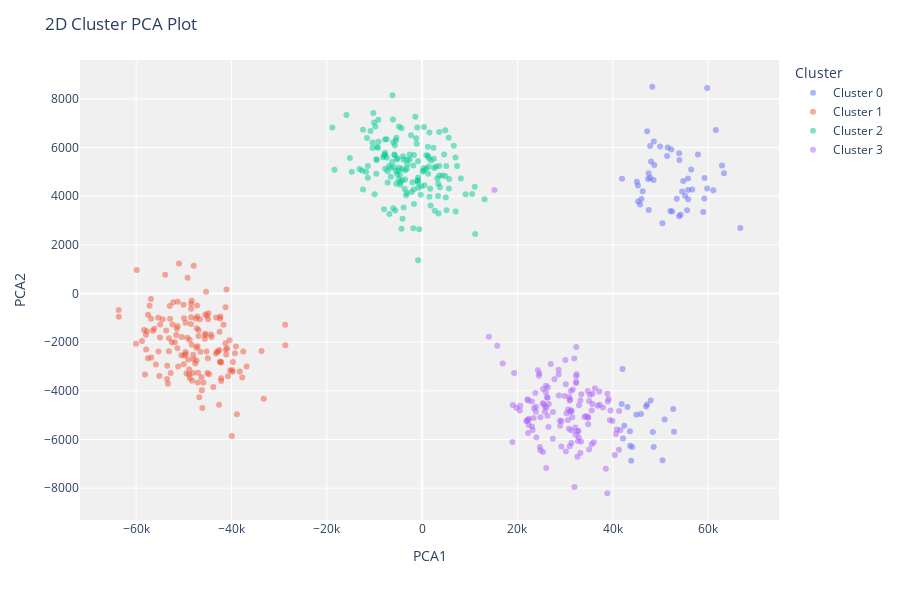
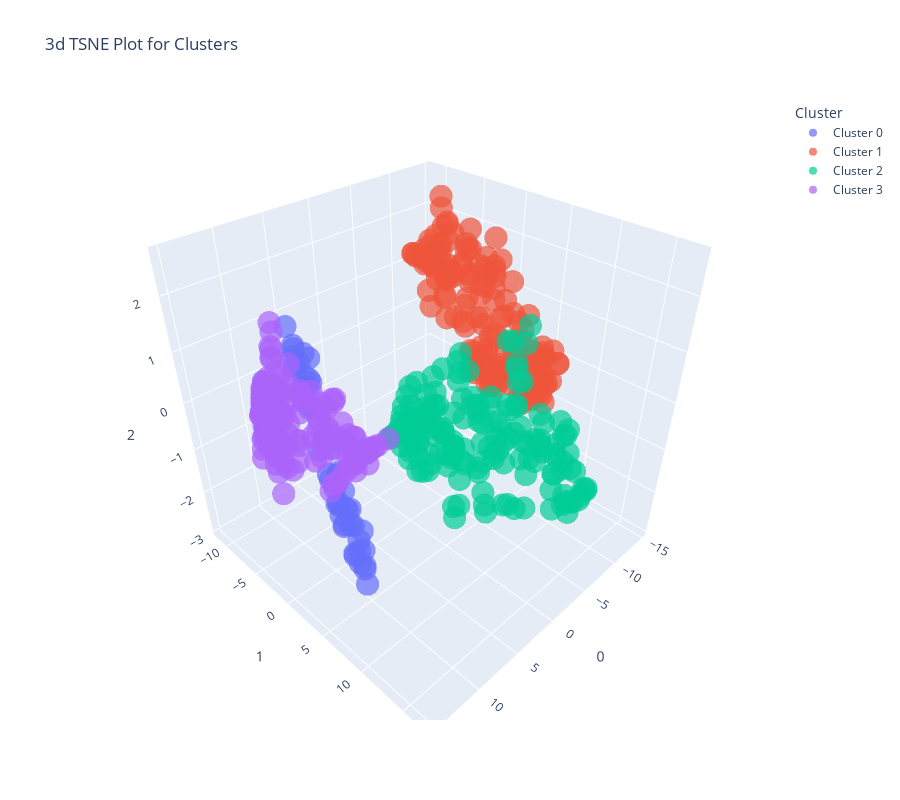
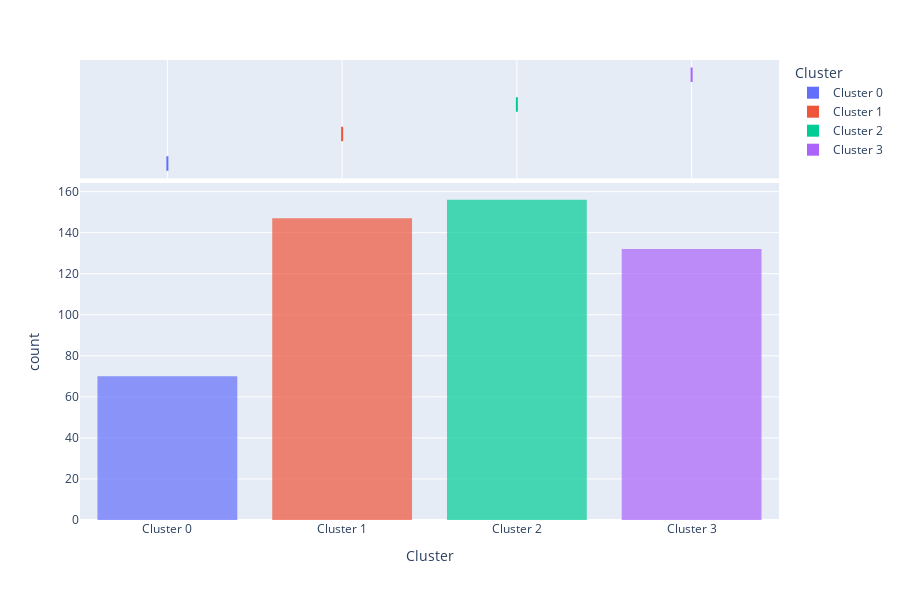
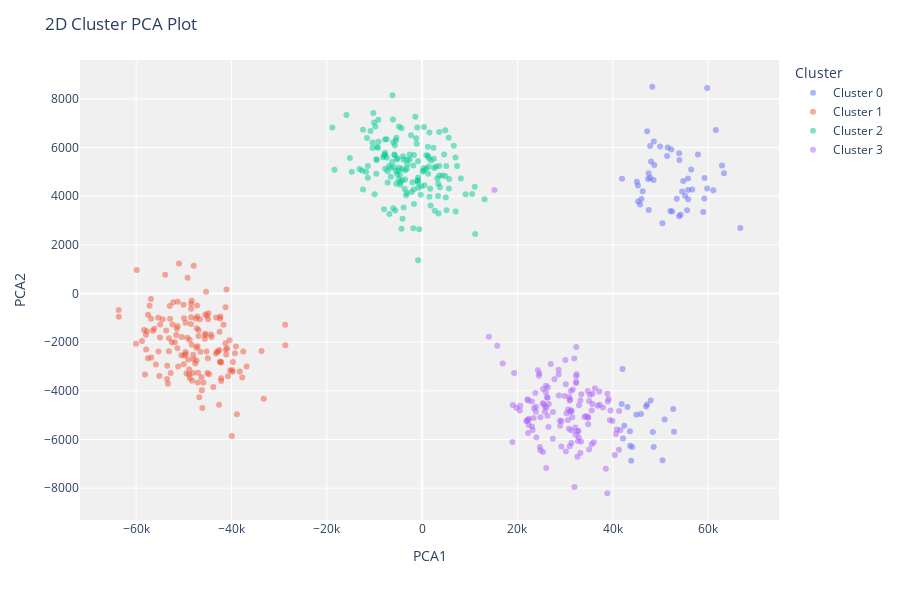

The notebook cell saved with these charts, in order:
### Code cell
evaluate_model(kmeans)

### Figure 1 — Plotly figure (JSON) as saved in the notebook; plotly's stock layout.template omitted (floating-point values rounded to 4 significant figures; data arrays with more than 128 entries replaced by an {"elided": "..."} marker saying what was removed)
{"data": [{"customdata": [[26], [28], [20], [17], [24], [24], [29], [17], [27], [93], [28], [17], [28], [23], [28], [23], [18], [29], [23], [27], [24], [25], [25], [34], [86], [87], [82], [24], [20], [82], [22], [25], [28], [21], [88], [26], [21], [27], [23], [31], [24], [77], [86], [91], [83], [24], [26], [88], [22], [84], [18], [90], [89], [22], [30], [17], [26], [26], [28], [29], [83], [90], [24], [25], [85], [20], [25], [25], [29], [92]], "hovertemplate": "Cluster=Cluster 0<br>PCA1=%{x}<br>PCA2=%{y}<br>Feature=%{customdata[0]}<extra></extra>", "legendgroup": "Cluster 0", "marker": {"color": "#636efa", "opacity": 0.5, "symbol": "circle"}, "mode": "markers", "name": "Cluster 0", "orientation": "v", "showlegend": true, "textposition": "top center", "type": "scatter", "x": [51530.0, 48280.0, 47420.0, 61090.0, 45280.0, 53980.0, 47210.0, 59800.0, 47520.0, 50870.0, 46000.0, 48700.0, 52470.0, 51400.0, 48030.0, 54780.0, 48550.0, 43600.0, 63320.0, 46270.0, 61620.0, 62910.0, 55780.0, 44070.0, 52680.0, 41860.0, 50430.0, 52260.0, 54230.0, 45920.0, 45300.0, 45730.0, 41930.0, 54540.0, 47960.0, 50400.0, 48600.0, 49920.0, 45050.0, 47840.0, 55800.0, 52840.0, 48580.0, 43080.0, 43630.0, 59240.0, 52090.0, 44950.0, 58980.0, 46990.0, 55590.0, 48410.0, 43860.0, 57860.0, 47550.0, 59800.0, 56650.0, 47840.0, 53920.0, 66750.0, 42160.0, 42050.0, 59200.0, 53420.0, 42410.0, 53900.0, 55810.0, 55170.0, 56450.0, 47180.0], "xaxis": "x", "y": [6007.0, 8500.0, 4709.0, 4244.0, 4437.0, 5488.0, 6674.0, 8450.0, 4942.0, -5178.0, 3884.0, 5282.0, 3372.0, 5657.0, 5422.0, 4630.0, 4668.0, -5657.0, 4946.0, 4207.0, 6726.0, 5261.0, 4732.0, -6308.0, -4749.0, -4543.0, -6854.0, 5916.0, 3238.0, -4954.0, 3778.0, 3658.0, 4718.0, 4194.0, -4397.0, 2891.0, 6250.0, 6049.0, 4591.0, 6060.0, 4253.0, -5678.0, -6305.0, -4661.0, -6255.0, 4745.0, 3388.0, -4986.0, 3351.0, -4647.0, 3427.0, -5694.0, -6877.0, 5718.0, 3438.0, 4316.0, 4271.0, 4758.0, 5766.0, 2693.0, -5954.0, -3106.0, 3904.0, 3894.0, -5432.0, 3177.0, 3879.0, 4017.0, 5101.0, -4558.0], "yaxis": "y"}, {"customdata": {"elided": "147x1 int values"}, "hovertemplate": "Cluster=Cluster 1<br>PCA1=%{x}<br>PCA2=%{y}<br>Feature=%{customdata[0]}<extra></extra>", "legendgroup": "Cluster 1", "marker": {"color": "#EF553B", "opacity": 0.5, "symbol": "circle"}, "mode": "markers", "name": "Cluster 1", "orientation": "v", "showlegend": true, "textposition": "top center", "type": "scatter", "x": {"elided": "147 float values"}, "xaxis": "x", "y": {"elided": "147 float values"}, "yaxis": "y"}, {"customdata": {"elided": "156x1 int values"}, "hovertemplate": "Cluster=Cluster 2<br>PCA1=%{x}<br>PCA2=%{y}<br>Feature=%{customdata[0]}<extra></extra>", "legendgroup": "Cluster 2", "marker": {"color": "#00cc96", "opacity": 0.5, "symbol": "circle"}, "mode": "markers", "name": "Cluster 2", "orientation": "v", "showlegend": true, "textposition": "top center", "type": "scatter", "x": {"elided": "156 float values"}, "xaxis": "x", "y": {"elided": "156 float values"}, "yaxis": "y"}, {"customdata": {"elided": "132x1 int values"}, "hovertemplate": "Cluster=Cluster 3<br>PCA1=%{x}<br>PCA2=%{y}<br>Feature=%{customdata[0]}<extra></extra>", "legendgroup": "Cluster 3", "marker": {"color": "#ab63fa", "opacity": 0.5, "symbol": "circle"}, "mode": "markers", "name": "Cluster 3", "orientation": "v", "showlegend": true, "textposition": "top center", "type": "scatter", "x": {"elided": "132 float values"}, "xaxis": "x", "y": {"elided": "132 float values"}, "yaxis": "y"}], "layout": {"height": 600, "legend": {"title": {"text": "Cluster"}, "tracegroupgap": 0}, "margin": {"t": 60}, "plot_bgcolor": "rgb(240,240,240)", "title": {"text": "2D Cluster PCA Plot"}, "xaxis": {"anchor": "y", "domain": [0, 1], "title": {"text": "PCA1"}}, "yaxis": {"anchor": "x", "domain": [0, 1], "title": {"text": "PCA2"}}}}

### Figure 2 — Plotly figure (JSON) as saved in the notebook; plotly's stock layout.template omitted (floating-point values rounded to 4 significant figures; data arrays with more than 128 entries replaced by an {"elided": "..."} marker saying what was removed)
{"data": [{"customdata": [[26], [28], [20], [17], [24], [24], [29], [17], [27], [93], [28], [17], [28], [23], [28], [23], [18], [29], [23], [27], [24], [25], [25], [34], [86], [87], [82], [24], [20], [82], [22], [25], [28], [21], [88], [26], [21], [27], [23], [31], [24], [77], [86], [91], [83], [24], [26], [88], [22], [84], [18], [90], [89], [22], [30], [17], [26], [26], [28], [29], [83], [90], [24], [25], [85], [20], [25], [25], [29], [92]], "hovertemplate": "Cluster=Cluster 0<br>0=%{x}<br>1=%{y}<br>2=%{z}<br>Feature=%{customdata[0]}<extra></extra>", "legendgroup": "Cluster 0", "marker": {"color": "#636efa", "opacity": 0.7, "symbol": "circle"}, "mode": "markers", "name": "Cluster 0", "scene": "scene", "showlegend": true, "type": "scatter3d", "x": [14.08, 14.48, 14.82, 13.29, 14.75, 13.72, 14.53, 13.12, 14.84, 14.67, 14.76, 14.55, 13.89, 14.09, 14.19, 13.41, 14.39, 14.13, 13.08, 14.43, 13.1, 13.08, 13.71, 14.36, 14.72, 13.67, 14.67, 13.98, 13.57, 14.39, 14.74, 14.7, 14.89, 13.94, 14.54, 14.17, 14.35, 14.29, 14.76, 14.71, 13.25, 14.72, 14.6, 13.94, 14.34, 13.04, 13.95, 14.26, 13.34, 14.48, 13.52, 14.58, 14.43, 13.5, 14.51, 13.04, 13.25, 14.23, 13.76, 13.01, 13.97, 13.55, 13.52, 13.81, 14.15, 13.74, 13.75, 13.89, 13.37, 14.49], "y": [5.883, 5.468, 4.586, 7.794, 4.178, 6.555, 4.948, 8.11, 4.691, 0.2963, 4.105, 5.016, 5.709, 5.793, 4.814, 6.564, 4.758, -1.657, 8.082, 4.205, 8.126, 8.078, 6.994, -1.537, 0.5488, -2.296, 0.2076, 6.094, 6.099, -0.8754, 4.005, 4.01, 3.742, 6.511, -0.2918, 5.047, 5.206, 5.465, 4.169, 5.035, 6.696, 0.5261, -0.1569, -1.812, -1.718, 7.503, 5.617, -1.173, 7.251, -0.559, 6.472, -0.195, -1.648, 7.535, 4.251, 7.502, 6.866, 4.582, 6.584, 8.16, -2.212, -2.174, 7.47, 6.056, -2.201, 6.035, 6.702, 6.63, 7.128, -0.5028], "z": [1.037, 2.277, 1.714, -1.272, 2.331, 0.3925, 2.306, -0.5709, 1.76, 0.5035, 1.987, 1.51, 0.2194, 1.003, 1.877, 0.05041, 1.415, 0.5438, -1.389, 2.093, -0.9751, -1.314, -0.2011, 0.4223, 0.4777, 0.8054, 0.4895, 0.8329, -0.2677, 0.6137, 2.194, 2.051, 2.629, -0.116, 0.5879, 0.7069, 1.869, 1.46, 2.38, 1.987, -0.3284, 0.4748, 0.5112, 0.8124, 0.4042, -0.8575, 0.3158, 0.6741, -1.178, 0.5986, -0.6125, 0.5322, 0.2611, -0.4936, 1.512, -1.073, -0.5912, 1.728, 0.4437, -1.726, 0.2558, 1.14, -1.077, 0.091, 0.6571, -0.2204, -0.5882, -0.3511, -0.2318, 0.5993]}, {"customdata": {"elided": "147x1 int values"}, "hovertemplate": "Cluster=Cluster 1<br>0=%{x}<br>1=%{y}<br>2=%{z}<br>Feature=%{customdata[0]}<extra></extra>", "legendgroup": "Cluster 1", "marker": {"color": "#EF553B", "opacity": 0.7, "symbol": "circle"}, "mode": "markers", "name": "Cluster 1", "scene": "scene", "showlegend": true, "type": "scatter3d", "x": {"elided": "147 float values"}, "y": {"elided": "147 float values"}, "z": {"elided": "147 float values"}}, {"customdata": {"elided": "156x1 int values"}, "hovertemplate": "Cluster=Cluster 2<br>0=%{x}<br>1=%{y}<br>2=%{z}<br>Feature=%{customdata[0]}<extra></extra>", "legendgroup": "Cluster 2", "marker": {"color": "#00cc96", "opacity": 0.7, "symbol": "circle"}, "mode": "markers", "name": "Cluster 2", "scene": "scene", "showlegend": true, "type": "scatter3d", "x": {"elided": "156 float values"}, "y": {"elided": "156 float values"}, "z": {"elided": "156 float values"}}, {"customdata": {"elided": "132x1 int values"}, "hovertemplate": "Cluster=Cluster 3<br>0=%{x}<br>1=%{y}<br>2=%{z}<br>Feature=%{customdata[0]}<extra></extra>", "legendgroup": "Cluster 3", "marker": {"color": "#ab63fa", "opacity": 0.7, "symbol": "circle"}, "mode": "markers", "name": "Cluster 3", "scene": "scene", "showlegend": true, "type": "scatter3d", "x": {"elided": "132 float values"}, "y": {"elided": "132 float values"}, "z": {"elided": "132 float values"}}], "layout": {"height": 800, "legend": {"title": {"text": "Cluster"}, "tracegroupgap": 0}, "scene": {"domain": {"x": [0, 1], "y": [0, 1]}, "xaxis": {"title": {"text": "0"}}, "yaxis": {"title": {"text": "1"}}, "zaxis": {"title": {"text": "2"}}}, "title": {"text": "3d TSNE Plot for Clusters"}, "width": 900}}

### Figure 3 — Plotly figure (JSON) as saved in the notebook; plotly's stock layout.template omitted (floating-point values rounded to 4 significant figures; data arrays with more than 128 entries replaced by an {"elided": "..."} marker saying what was removed)
{"data": [{"alignmentgroup": "True", "bingroup": "x", "hovertemplate": "Cluster=%{x}<br>count=%{y}<extra></extra>", "legendgroup": "Cluster 0", "marker": {"color": "#636efa", "opacity": 0.7, "pattern": {"shape": ""}}, "name": "Cluster 0", "offsetgroup": "Cluster 0", "orientation": "v", "showlegend": true, "type": "histogram", "x": ["Cluster 0", "Cluster 0", "Cluster 0", "Cluster 0", "Cluster 0", "Cluster 0", "Cluster 0", "Cluster 0", "Cluster 0", "Cluster 0", "Cluster 0", "Cluster 0", "Cluster 0", "Cluster 0", "Cluster 0", "Cluster 0", "Cluster 0", "Cluster 0", "Cluster 0", "Cluster 0", "Cluster 0", "Cluster 0", "Cluster 0", "Cluster 0", "Cluster 0", "Cluster 0", "Cluster 0", "Cluster 0", "Cluster 0", "Cluster 0", "Cluster 0", "Cluster 0", "Cluster 0", "Cluster 0", "Cluster 0", "Cluster 0", "Cluster 0", "Cluster 0", "Cluster 0", "Cluster 0", "Cluster 0", "Cluster 0", "Cluster 0", "Cluster 0", "Cluster 0", "Cluster 0", "Cluster 0", "Cluster 0", "Cluster 0", "Cluster 0", "Cluster 0", "Cluster 0", "Cluster 0", "Cluster 0", "Cluster 0", "Cluster 0", "Cluster 0", "Cluster 0", "Cluster 0", "Cluster 0", "Cluster 0", "Cluster 0", "Cluster 0", "Cluster 0", "Cluster 0", "Cluster 0", "Cluster 0", "Cluster 0", "Cluster 0", "Cluster 0"], "xaxis": "x", "yaxis": "y"}, {"alignmentgroup": "True", "customdata": {"elided": "70x4 float values"}, "hovertemplate": "Cluster=%{x}<br>Age=%{customdata[0]}<br>Income=%{customdata[1]}<br>SpendingScore=%{customdata[2]}<br>Savings=%{customdata[3]}<extra></extra>", "legendgroup": "Cluster 0", "marker": {"color": "#636efa"}, "name": "Cluster 0", "notched": true, "offsetgroup": "Cluster 0", "showlegend": false, "type": "box", "x": ["Cluster 0", "Cluster 0", "Cluster 0", "Cluster 0", "Cluster 0", "Cluster 0", "Cluster 0", "Cluster 0", "Cluster 0", "Cluster 0", "Cluster 0", "Cluster 0", "Cluster 0", "Cluster 0", "Cluster 0", "Cluster 0", "Cluster 0", "Cluster 0", "Cluster 0", "Cluster 0", "Cluster 0", "Cluster 0", "Cluster 0", "Cluster 0", "Cluster 0", "Cluster 0", "Cluster 0", "Cluster 0", "Cluster 0", "Cluster 0", "Cluster 0", "Cluster 0", "Cluster 0", "Cluster 0", "Cluster 0", "Cluster 0", "Cluster 0", "Cluster 0", "Cluster 0", "Cluster 0", "Cluster 0", "Cluster 0", "Cluster 0", "Cluster 0", "Cluster 0", "Cluster 0", "Cluster 0", "Cluster 0", "Cluster 0", "Cluster 0", "Cluster 0", "Cluster 0", "Cluster 0", "Cluster 0", "Cluster 0", "Cluster 0", "Cluster 0", "Cluster 0", "Cluster 0", "Cluster 0", "Cluster 0", "Cluster 0", "Cluster 0", "Cluster 0", "Cluster 0", "Cluster 0", "Cluster 0", "Cluster 0", "Cluster 0", "Cluster 0"], "xaxis": "x2", "yaxis": "y2"}, {"alignmentgroup": "True", "bingroup": "x", "hovertemplate": "Cluster=%{x}<br>count=%{y}<extra></extra>", "legendgroup": "Cluster 1", "marker": {"color": "#EF553B", "opacity": 0.7, "pattern": {"shape": ""}}, "name": "Cluster 1", "offsetgroup": "Cluster 1", "orientation": "v", "showlegend": true, "type": "histogram", "x": {"elided": "147 str values"}, "xaxis": "x", "yaxis": "y"}, {"alignmentgroup": "True", "customdata": {"elided": "147x4 float values"}, "hovertemplate": "Cluster=%{x}<br>Age=%{customdata[0]}<br>Income=%{customdata[1]}<br>SpendingScore=%{customdata[2]}<br>Savings=%{customdata[3]}<extra></extra>", "legendgroup": "Cluster 1", "marker": {"color": "#EF553B"}, "name": "Cluster 1", "notched": true, "offsetgroup": "Cluster 1", "showlegend": false, "type": "box", "x": {"elided": "147 str values"}, "xaxis": "x2", "yaxis": "y2"}, {"alignmentgroup": "True", "bingroup": "x", "hovertemplate": "Cluster=%{x}<br>count=%{y}<extra></extra>", "legendgroup": "Cluster 2", "marker": {"color": "#00cc96", "opacity": 0.7, "pattern": {"shape": ""}}, "name": "Cluster 2", "offsetgroup": "Cluster 2", "orientation": "v", "showlegend": true, "type": "histogram", "x": {"elided": "156 str values"}, "xaxis": "x", "yaxis": "y"}, {"alignmentgroup": "True", "customdata": {"elided": "156x4 float values"}, "hovertemplate": "Cluster=%{x}<br>Age=%{customdata[0]}<br>Income=%{customdata[1]}<br>SpendingScore=%{customdata[2]}<br>Savings=%{customdata[3]}<extra></extra>", "legendgroup": "Cluster 2", "marker": {"color": "#00cc96"}, "name": "Cluster 2", "notched": true, "offsetgroup": "Cluster 2", "showlegend": false, "type": "box", "x": {"elided": "156 str values"}, "xaxis": "x2", "yaxis": "y2"}, {"alignmentgroup": "True", "bingroup": "x", "hovertemplate": "Cluster=%{x}<br>count=%{y}<extra></extra>", "legendgroup": "Cluster 3", "marker": {"color": "#ab63fa", "opacity": 0.7, "pattern": {"shape": ""}}, "name": "Cluster 3", "offsetgroup": "Cluster 3", "orientation": "v", "showlegend": true, "type": "histogram", "x": {"elided": "132 str values"}, "xaxis": "x", "yaxis": "y"}, {"alignmentgroup": "True", "customdata": {"elided": "132x4 float values"}, "hovertemplate": "Cluster=%{x}<br>Age=%{customdata[0]}<br>Income=%{customdata[1]}<br>SpendingScore=%{customdata[2]}<br>Savings=%{customdata[3]}<extra></extra>", "legendgroup": "Cluster 3", "marker": {"color": "#ab63fa"}, "name": "Cluster 3", "notched": true, "offsetgroup": "Cluster 3", "showlegend": false, "type": "box", "x": {"elided": "132 str values"}, "xaxis": "x2", "yaxis": "y2"}], "layout": {"barmode": "relative", "height": 600, "legend": {"title": {"text": "Cluster"}, "tracegroupgap": 0}, "margin": {"t": 60}, "xaxis": {"anchor": "y", "categoryarray": ["Cluster 0", "Cluster 1", "Cluster 2", "Cluster 3"], "categoryorder": "array", "domain": [0, 1], "title": {"text": "Cluster"}}, "xaxis2": {"anchor": "y2", "domain": [0, 1], "matches": "x", "showgrid": true, "showticklabels": false}, "yaxis": {"anchor": "x", "domain": [0, 0.7326], "title": {"text": "count"}}, "yaxis2": {"anchor": "x2", "domain": [0.7426, 1], "matches": "y2", "showgrid": false, "showline": false, "showticklabels": false, "ticks": ""}}}

### Figure 4 — Plotly figure (JSON) as saved in the notebook; plotly's stock layout.template omitted (floating-point values rounded to 4 significant figures; data arrays with more than 128 entries replaced by an {"elided": "..."} marker saying what was removed)
{"data": [{"customdata": [[26], [28], [20], [17], [24], [24], [29], [17], [27], [93], [28], [17], [28], [23], [28], [23], [18], [29], [23], [27], [24], [25], [25], [34], [86], [87], [82], [24], [20], [82], [22], [25], [28], [21], [88], [26], [21], [27], [23], [31], [24], [77], [86], [91], [83], [24], [26], [88], [22], [84], [18], [90], [89], [22], [30], [17], [26], [26], [28], [29], [83], [90], [24], [25], [85], [20], [25], [25], [29], [92]], "hovertemplate": "Cluster=Cluster 0<br>PCA1=%{x}<br>PCA2=%{y}<br>Feature=%{customdata[0]}<extra></extra>", "legendgroup": "Cluster 0", "marker": {"color": "#636efa", "opacity": 0.5, "symbol": "circle"}, "mode": "markers", "name": "Cluster 0", "orientation": "v", "showlegend": true, "textposition": "top center", "type": "scatter", "x": [51530.0, 48280.0, 47420.0, 61090.0, 45280.0, 53980.0, 47210.0, 59800.0, 47520.0, 50870.0, 46000.0, 48700.0, 52470.0, 51400.0, 48030.0, 54780.0, 48550.0, 43600.0, 63320.0, 46270.0, 61620.0, 62910.0, 55780.0, 44070.0, 52680.0, 41860.0, 50430.0, 52260.0, 54230.0, 45920.0, 45300.0, 45730.0, 41930.0, 54540.0, 47960.0, 50400.0, 48600.0, 49920.0, 45050.0, 47840.0, 55800.0, 52840.0, 48580.0, 43080.0, 43630.0, 59240.0, 52090.0, 44950.0, 58980.0, 46990.0, 55590.0, 48410.0, 43860.0, 57860.0, 47550.0, 59800.0, 56650.0, 47840.0, 53920.0, 66750.0, 42160.0, 42050.0, 59200.0, 53420.0, 42410.0, 53900.0, 55810.0, 55170.0, 56450.0, 47180.0], "xaxis": "x", "y": [6007.0, 8500.0, 4709.0, 4244.0, 4437.0, 5488.0, 6674.0, 8450.0, 4942.0, -5178.0, 3884.0, 5282.0, 3372.0, 5657.0, 5422.0, 4630.0, 4668.0, -5657.0, 4946.0, 4207.0, 6726.0, 5261.0, 4732.0, -6308.0, -4749.0, -4543.0, -6854.0, 5916.0, 3238.0, -4954.0, 3778.0, 3658.0, 4718.0, 4194.0, -4397.0, 2891.0, 6250.0, 6049.0, 4591.0, 6060.0, 4253.0, -5678.0, -6305.0, -4661.0, -6255.0, 4745.0, 3388.0, -4986.0, 3351.0, -4647.0, 3427.0, -5694.0, -6877.0, 5718.0, 3438.0, 4316.0, 4271.0, 4758.0, 5766.0, 2693.0, -5954.0, -3106.0, 3904.0, 3894.0, -5432.0, 3177.0, 3879.0, 4017.0, 5101.0, -4558.0], "yaxis": "y"}, {"customdata": {"elided": "147x1 int values"}, "hovertemplate": "Cluster=Cluster 1<br>PCA1=%{x}<br>PCA2=%{y}<br>Feature=%{customdata[0]}<extra></extra>", "legendgroup": "Cluster 1", "marker": {"color": "#EF553B", "opacity": 0.5, "symbol": "circle"}, "mode": "markers", "name": "Cluster 1", "orientation": "v", "showlegend": true, "textposition": "top center", "type": "scatter", "x": {"elided": "147 float values"}, "xaxis": "x", "y": {"elided": "147 float values"}, "yaxis": "y"}, {"customdata": {"elided": "156x1 int values"}, "hovertemplate": "Cluster=Cluster 2<br>PCA1=%{x}<br>PCA2=%{y}<br>Feature=%{customdata[0]}<extra></extra>", "legendgroup": "Cluster 2", "marker": {"color": "#00cc96", "opacity": 0.5, "symbol": "circle"}, "mode": "markers", "name": "Cluster 2", "orientation": "v", "showlegend": true, "textposition": "top center", "type": "scatter", "x": {"elided": "156 float values"}, "xaxis": "x", "y": {"elided": "156 float values"}, "yaxis": "y"}, {"customdata": {"elided": "132x1 int values"}, "hovertemplate": "Cluster=Cluster 3<br>PCA1=%{x}<br>PCA2=%{y}<br>Feature=%{customdata[0]}<extra></extra>", "legendgroup": "Cluster 3", "marker": {"color": "#ab63fa", "opacity": 0.5, "symbol": "circle"}, "mode": "markers", "name": "Cluster 3", "orientation": "v", "showlegend": true, "textposition": "top center", "type": "scatter", "x": {"elided": "132 float values"}, "xaxis": "x", "y": {"elided": "132 float values"}, "yaxis": "y"}], "layout": {"height": 600, "legend": {"title": {"text": "Cluster"}, "tracegroupgap": 0}, "margin": {"t": 60}, "plot_bgcolor": "rgb(240,240,240)", "title": {"text": "2D Cluster PCA Plot"}, "xaxis": {"anchor": "y", "domain": [0, 1], "title": {"text": "PCA1"}}, "yaxis": {"anchor": "x", "domain": [0, 1], "title": {"text": "PCA2"}}}}
